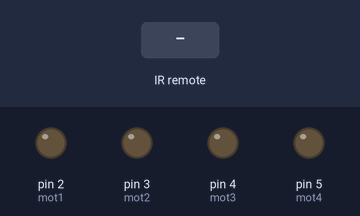
Simulated run of this sketch. Board: Arduino Uno, built with avr-gcc and run on an emulated ATmega328P. Shown: output pins drawn as LEDs (lit = HIGH). Inputs (shaded band) come from the test bench.

Above: at 1.2 s.
1.3 s: infrared code 0xE0E006F9 received
At 1.6 s:
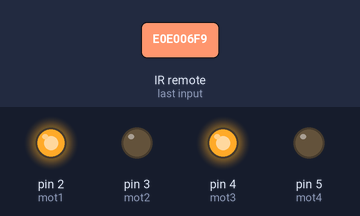
2.8 s: infrared code 0xE0E08679 received
At 4.0 s:
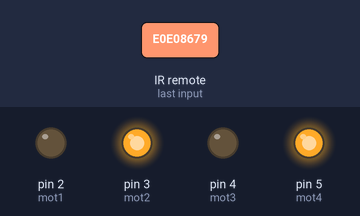
4.3 s: infrared code 0xE0E046B9 received
At 5.1 s:
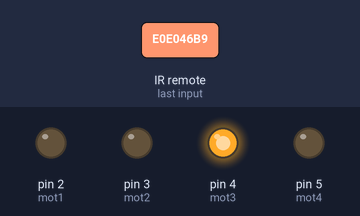
5.8 s: infrared code 0xE0E0A659 received
At 6.2 s:
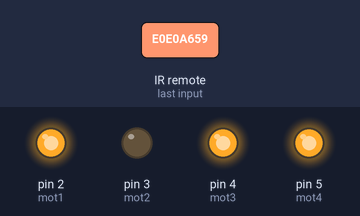
7.3 s: infrared code 0xE0E016E9 received
At 8.6 s:
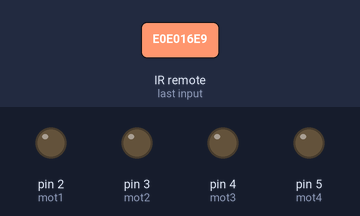
Timing chart, 0 to 9.8 s (numbered marks = the images above; inputs shaded):
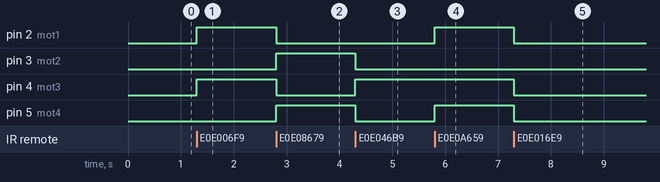

The sketch:

sketch_jan13a.ino
```cpp
#include <IRremote.h>

const int RECV_PIN = 6;
IRrecv irrecv(RECV_PIN);
decode_results results;
const int mot1 = 2;
const int mot2 = 3;
const int mot3 = 4;
const int mot4 = 5;

void setup(){
  irrecv.enableIRIn();
  irrecv.blink13(true);
  pinMode(mot1,OUTPUT);
  pinMode(mot2,OUTPUT);
  pinMode(mot3,OUTPUT);
  pinMode(mot4,OUTPUT);
}

void loop(){
    if (irrecv.decode(&results)){

        switch(results.value){
          case 0xE0E006F9: //Keypad button "5"
          digitalWrite(mot1,HIGH);
          digitalWrite(mot2,LOW);
          digitalWrite(mot3,HIGH);
          digitalWrite(mot4,LOW);
          }

        switch(results.value){
          case 0xE0E08679: //Keypad button "2"
          digitalWrite(mot1,LOW);
          digitalWrite(mot2,HIGH);
          digitalWrite(mot3,LOW);
          digitalWrite(mot4,HIGH);
          }
 switch(results.value){
          case 0xE0E046B9: //Keypad button "2"
          digitalWrite(mot1,LOW);
          digitalWrite(mot2,LOW);
          digitalWrite(mot3,HIGH);
          digitalWrite(mot4,LOW);
          }
           switch(results.value){
          case 0xE0E0A659: //Keypad button "2"
          digitalWrite(mot1,HIGH);
          digitalWrite(mot2,LOW);
          digitalWrite(mot3,HIGH);
          digitalWrite(mot4,HIGH);
          }
           switch(results.value){
          case 0xE0E016E9: //Keypad button "2"
          digitalWrite(mot1,LOW);
          digitalWrite(mot2,LOW);
          digitalWrite(mot3,LOW);
          digitalWrite(mot4,LOW);
          }
        irrecv.resume();
    }
}
```

Measured:
- after the input at 1.3 s, pin 2 (mot1), pin 4 (mot3): LOW → HIGH at once
- after the input at 2.8 s, pin 2 (mot1), pin 4 (mot3): HIGH → LOW at once; pin 3 (mot2), pin 5 (mot4): LOW → HIGH at once
- after the input at 4.3 s, pin 3 (mot2), pin 5 (mot4): HIGH → LOW at once; pin 4 (mot3): LOW → HIGH at once
- after the input at 5.8 s, pin 2 (mot1), pin 5 (mot4): LOW → HIGH at once
- after the input at 7.3 s, pin 2 (mot1), pin 4 (mot3), pin 5 (mot4): HIGH → LOW at once
